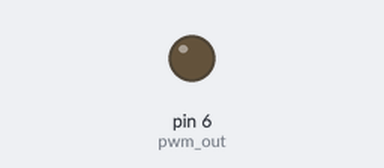
A sketch run on a simulated Arduino Uno, built with avr-gcc and run on an emulated ATmega328P. Shown: output pins drawn as LEDs (lit = HIGH).

Above: at 0.05 s.
At 0.65 s:
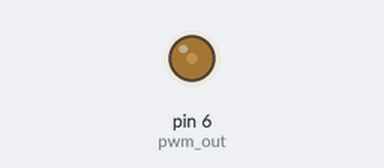
At 1.3 s:
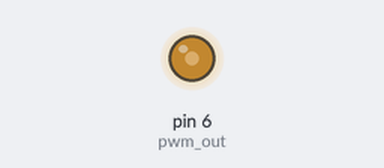
At 2.6 s:
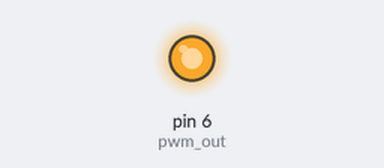
Timing chart, 0 to 6.0 s (numbered marks = the images above):
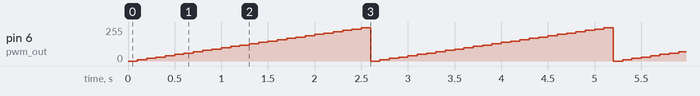

The sketch:

Aula9.ino
```cpp
#define pwm_out (1 << PD6)
int brilho = 0;
int main(void)
{
 DDRD |= pwm_out; // configura saída para o PWM
 PORTD &= ~pwm_out; // PWM inicia desligado
 // Configura modo FAST PWM e modo do comparador A
 TCCR0A |= (1 << WGM01) | (1 << WGM00) | (1 << COM0A1);
 TCCR0B = 1; // Seleciona opção para frequência
 OCR0A = 0;

 for (;;)
 {
 OCR0A = brilho;
 brilho += 10;
 if (brilho > 254)
 brilho = 0;
 _delay_ms(100);
 }
}
```

Measured:
- by itself, pin 6 (pwm_out): ramps from 0/255 to 250/255 and jumps back, once every 2.6 s
